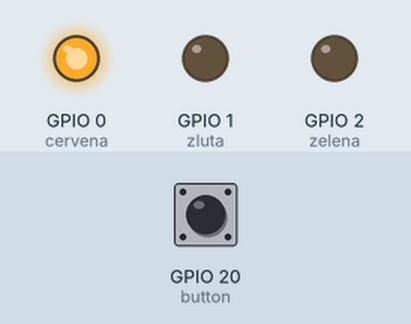
Recording of a program running on a simulated ESP32 board running MicroPython. On the bench: output pins drawn as LEDs (lit = HIGH). Inputs (shaded band) come from the test bench; at power-on: GPIO 20 (button) LOW. Pins used as bus, display or sensor lines are not drawn.

Above: at 0.5 s.
At 1.5 s:
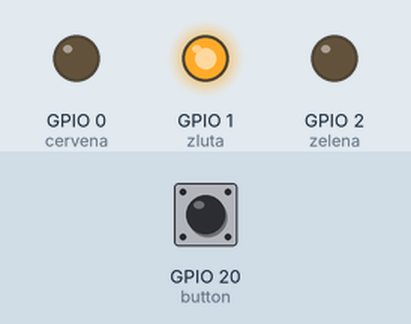
At 5.5 s:
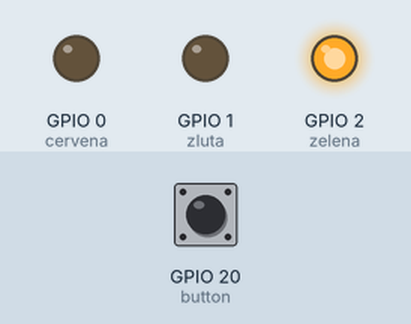
Timing chart, 0 to 6.9 s (numbered marks = the images above):
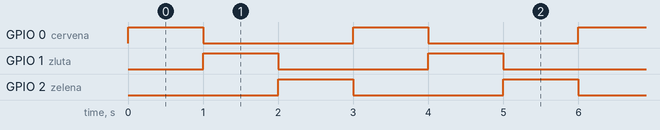

The program:

semafor_a_krizovatka.py
```python
from machine import Pin
from time import sleep

cervena = Pin(0, Pin.OUT)
zluta = Pin(1, Pin.OUT)
zelena = Pin(2, Pin.OUT)
button = Pin(20, Pin.IN)
prechodbad = Pin(12, Pin.OUT)
prechodgut = Pin(13, Pin.OUT)


def semafor():
        cervena.value(1)
        sleep(1)
        cervena.value(0)
        zluta.value(1)
        sleep(1)
        zluta.value(0)
        zelena.value(1)
        sleep(1)
        zelena.value(0)

def prechod():
    while True:
        if button.value() == 1:
            cervena.value(1)
            prechodbad.value(0)
            prechodgut.value(1)
        else:
            prechodgut.value(0)
            prechodbad.value(1)
            while button.value() == False:
                semafor()


prechod()
```

Measured:
- by itself, GPIO 0 (cervena), GPIO 1 (zluta), GPIO 2 (zelena): alternates HIGH for 1.0 s and LOW for 2.0 s
- by itself, everything shown: repeats every 3.0 s, in 3 steps
